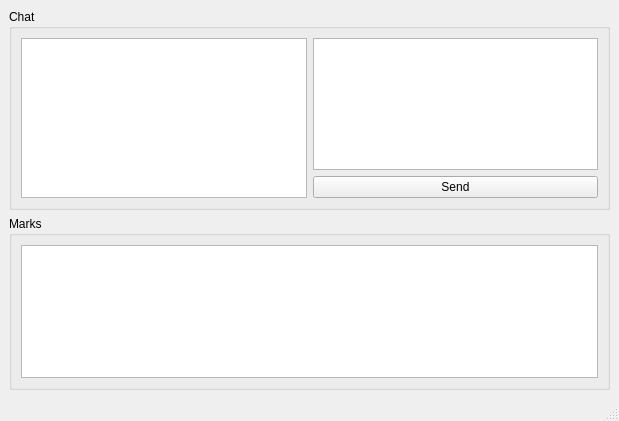
<?xml version="1.0" encoding="UTF-8"?>
<ui version="4.0">
 <class>Student</class>
 <widget class="QMainWindow" name="Student">
  <property name="geometry">
   <rect>
    <x>0</x>
    <y>0</y>
    <width>619</width>
    <height>421</height>
   </rect>
  </property>
  <property name="windowTitle">
   <string>MainWindow</string>
  </property>
  <widget class="QWidget" name="centralwidget">
   <layout class="QGridLayout" name="gridLayout_3">
    <item row="0" column="0">
     <widget class="QGroupBox" name="groupBox">
      <property name="title">
       <string>Chat</string>
      </property>
      <layout class="QGridLayout" name="gridLayout">
       <item row="0" column="0">
        <layout class="QHBoxLayout" name="horizontalLayout_2">
         <item>
          <widget class="QPlainTextEdit" name="chat">
           <property name="readOnly">
            <bool>true</bool>
           </property>
          </widget>
         </item>
         <item>
          <layout class="QVBoxLayout" name="verticalLayout">
           <item>
            <widget class="QPlainTextEdit" name="message"/>
           </item>
           <item>
            <layout class="QHBoxLayout" name="horizontalLayout">
             <item>
              <widget class="QPushButton" name="pushButton">
               <property name="text">
                <string>Send</string>
               </property>
              </widget>
             </item>
            </layout>
           </item>
          </layout>
         </item>
        </layout>
       </item>
      </layout>
     </widget>
    </item>
    <item row="1" column="0">
     <layout class="QHBoxLayout" name="horizontalLayout_3">
      <item>
       <widget class="QGroupBox" name="groupBox_2">
        <property name="title">
         <string>Marks</string>
        </property>
        <layout class="QGridLayout" name="gridLayout_2">
         <item row="0" column="0">
          <widget class="QPlainTextEdit" name="marks">
           <property name="readOnly">
            <bool>true</bool>
           </property>
          </widget>
         </item>
        </layout>
       </widget>
      </item>
     </layout>
    </item>
   </layout>
  </widget>
  <widget class="QMenuBar" name="menubar">
   <property name="geometry">
    <rect>
     <x>0</x>
     <y>0</y>
     <width>619</width>
     <height>21</height>
    </rect>
   </property>
  </widget>
  <widget class="QStatusBar" name="statusbar"/>
 </widget>
 <resources/>
 <connections/>
</ui>
